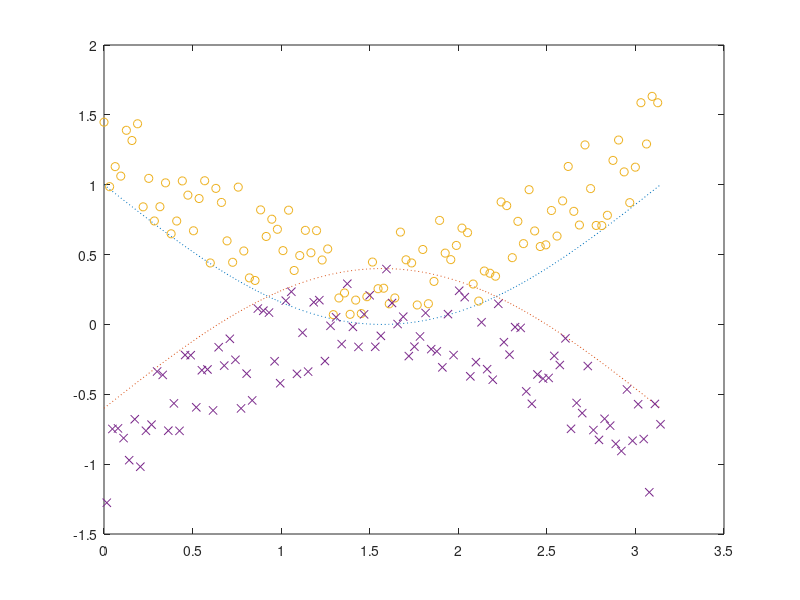

The MATLAB script that drew this image: (Note: this script raises an error after producing the figure.)

% DEMO1  C Support Vector Classification with LIBSVM.
%
% A linear SVM is applied to a non-separable data set (which can be varied by
% the parameters N, f and ov). The classifier is a C-style SVM with class
% weighting. LIBSVMSIM is used to compute a contour plot of the solution. To
% demonstrate probability estimation, all data points are marked where the
% probability of the prediction if below a certain level, e.g., pr=0.9. In this
% example arbitrary class labels are allowed.

% ------------------------------------------------------------------------------
% MATLAB Interface for LIBSVM, Version 1.2
%
% Copyright (C) 2004-2005 Michael Vogt
% Written by Michael Vogt, Atanas Ayarov and Bennet Gedan
%
% This program is free software; you can redistribute it and/or modify it
% under the terms of the GNU General Public License as published by the Free
% Software Foundation; either version 2 of the License, or (at your option)
% any later version.
% ------------------------------------------------------------------------------


N   = 200;             % number of samples
f   = 0.7;             % relative error of the sample data
ov  = 0.6;             % overlapping of classes (0 .. 1)
C   = 100;             % trade-off parameter
ker = struct('type','linear');                  % kernel function
opt = struct('weight',1,'wlabel',1,'prob',1);   % LIBSVM options
pps = 1;               % plot problem and solution (0/1)
pr  = 0.9;             % mark all data points with probability < pr
rand('state',42);      % fixed state for random numbers

% --- generate the test problem ---

x = zeros(N,2);
x(:,1) = linspace(0,pi,N)';
x(1:2:N,2) = -sin(x(1:2:N,1))+1+f*(rand(N/2,1));
x(2:2:N,2) = sin(x(2:2:N,1))-ov+f*(rand(N/2,1)-1);
y = ones(N,1);         % class "1"
y(1:2:N) = 0;          % class "0"

if pps
  plot(x(:,1),-sin(x(:,1))+1,':', x(:,1),sin(x(:,1))-ov,':', ...
       x(1:2:N,1),x(1:2:N,2),'o',x(2:2:N,1),x(2:2:N,2),'x');
  pause;
end

% --- solve the problem ---

fprintf('Starting LIBSVM\n');
tic;
svm = libsvmopt(x,y,C,ker,opt);
fprintf('Optimization finished in %3.2f sec\n',toc);
[yp,pp] = libsvmsim(svm,x);
mc = sum((yp<0 & y==svm.label(1)) | (yp>=0 & y==svm.label(2)));
fprintf('Misclassifications: %d (%3.1f%%)\n',mc,100*mc/N);

% --- plot the solution ---

if pps
  [X1,X2] = meshgrid(0:.1:pi,-1:.1:1);
  Y = libsvmsim(svm,cat(3,X1,X2));
  hold on
  contour(X1,X2,Y,'k:');
  contour(X1,X2,Y,[0 0],'m');
  I = (pp<pr);   % unsafe predictions
  plot(x(I,1),x(I,2),'k.');
  hold off
end
